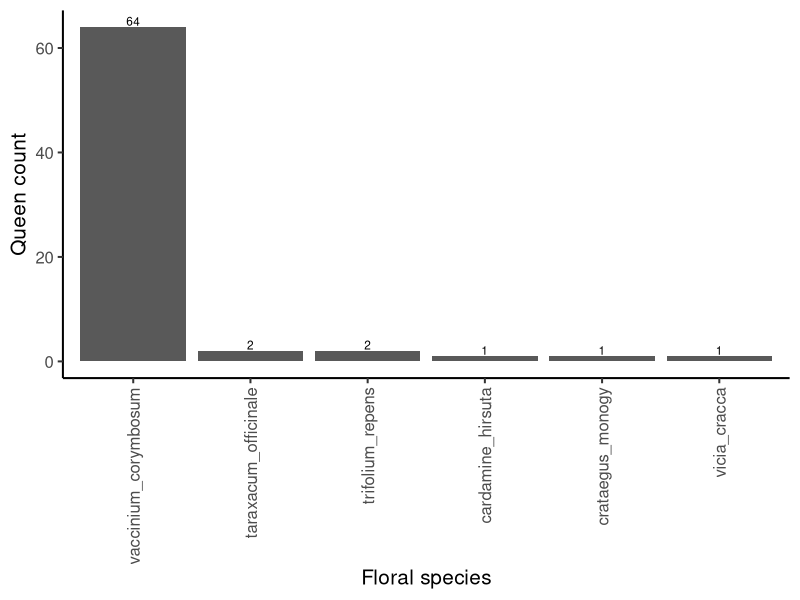
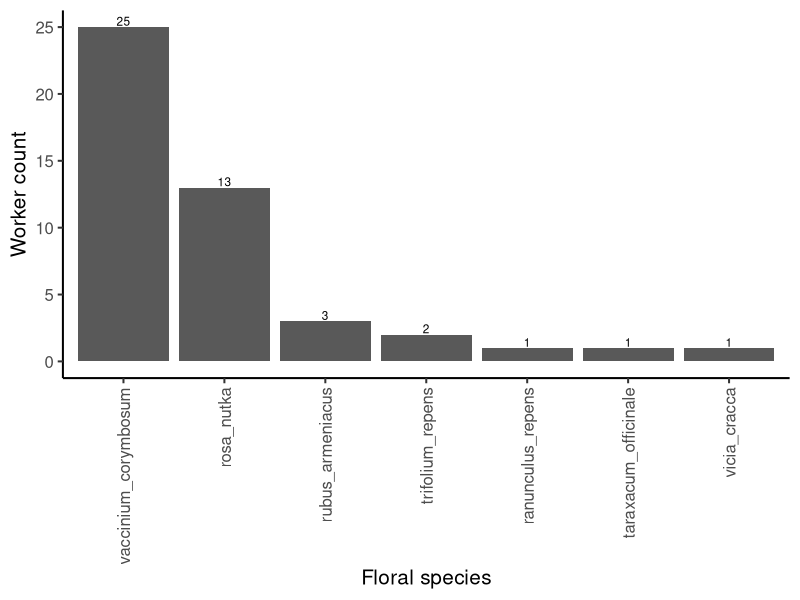
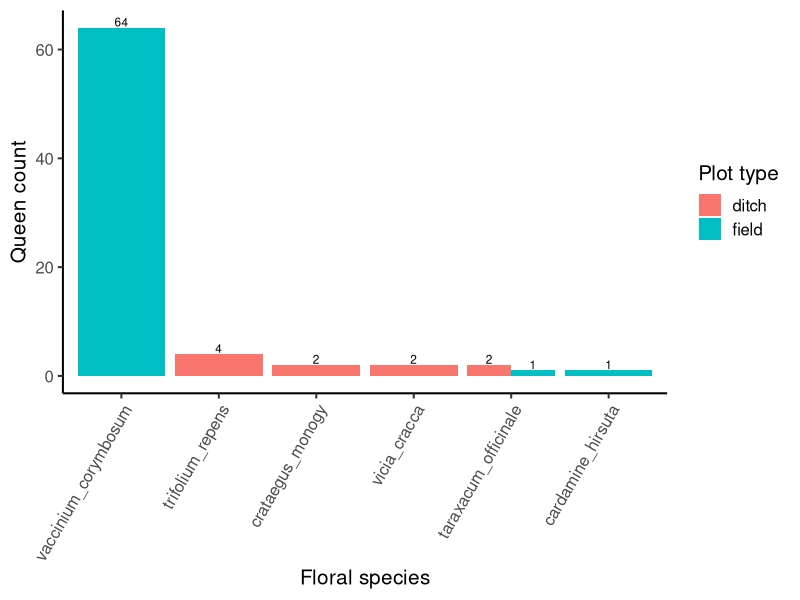
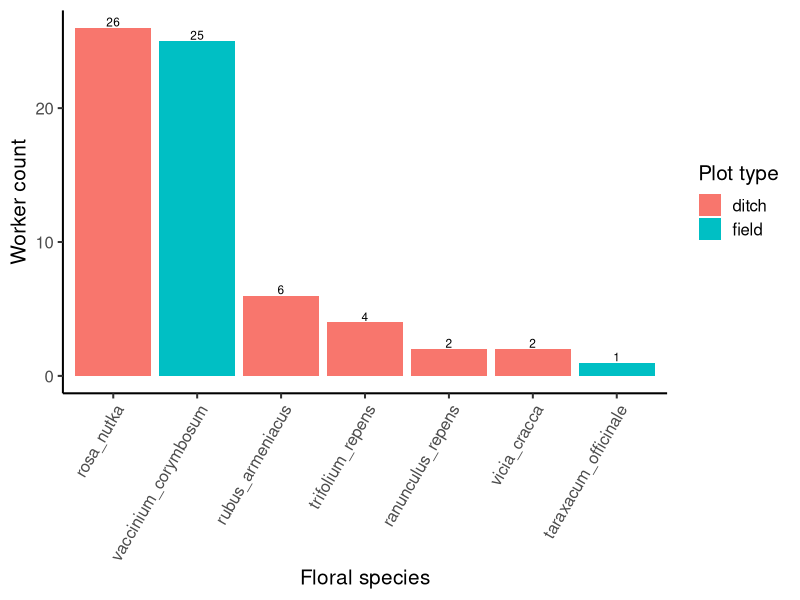
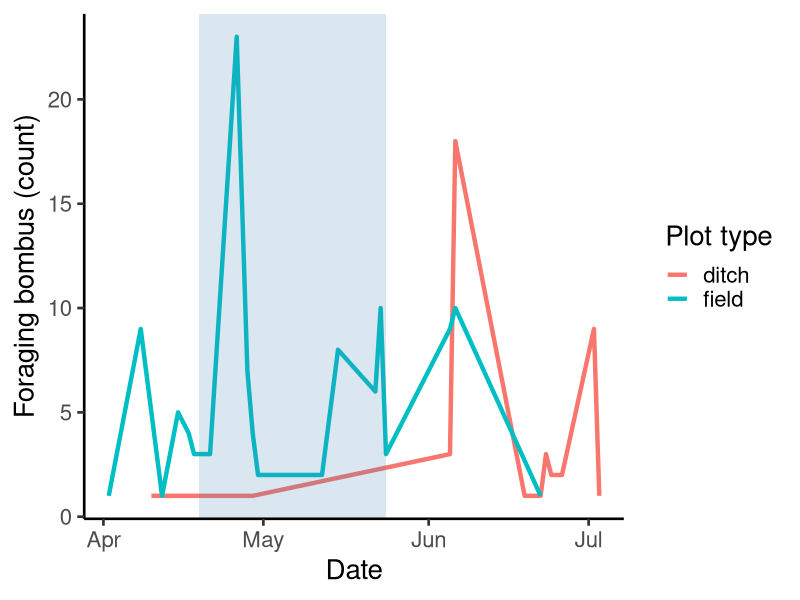
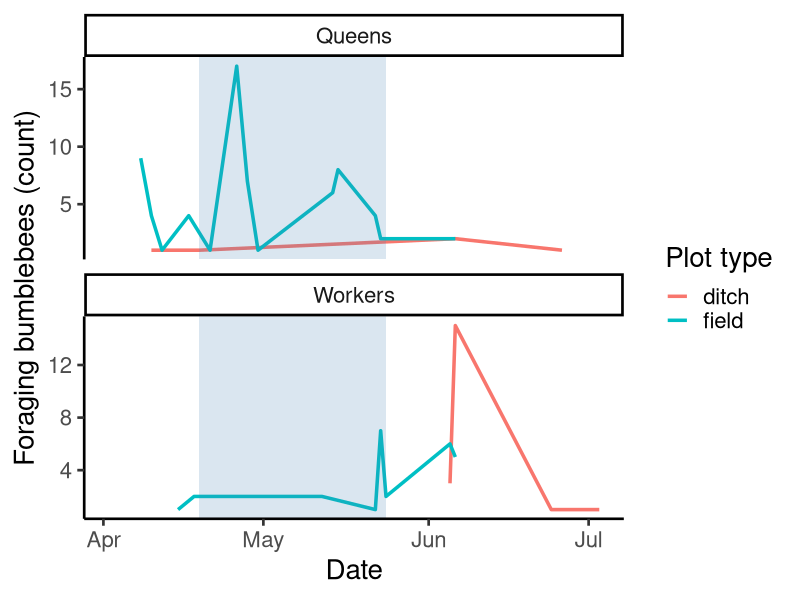
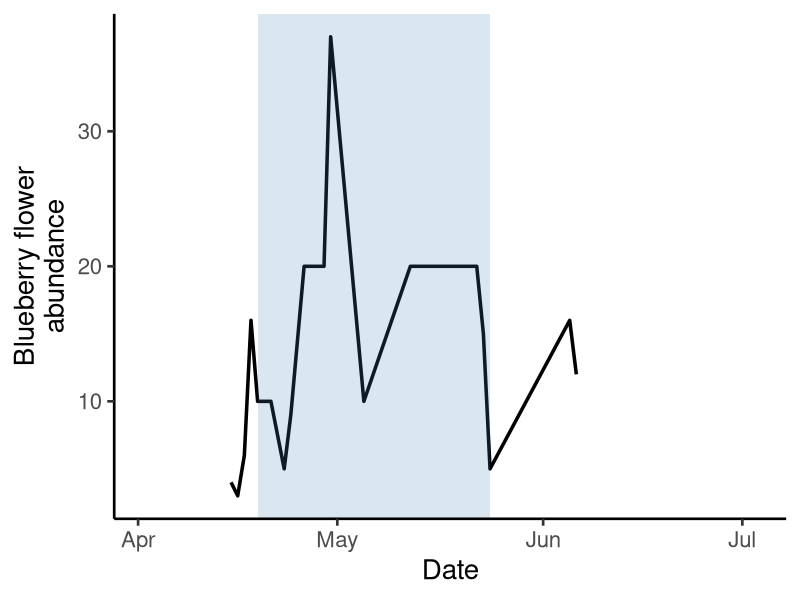
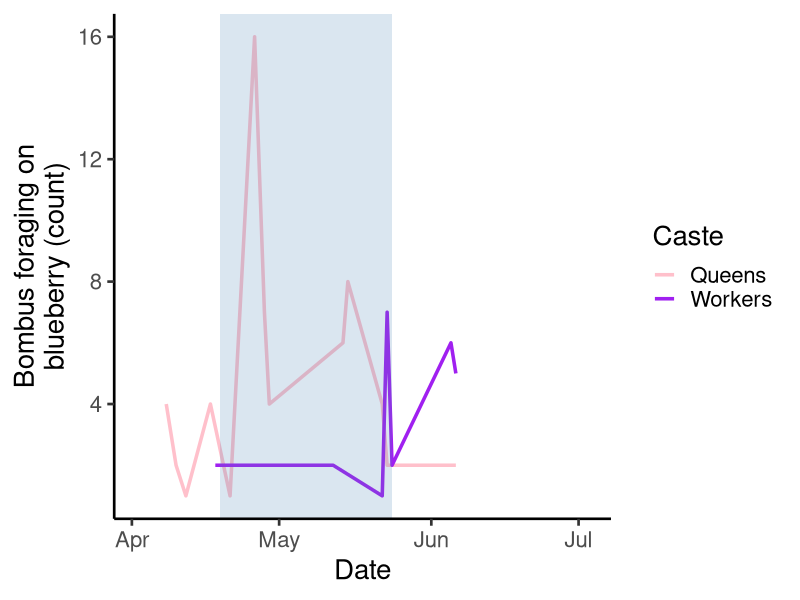

Here is the R script that generated these plots, in order:
## ---- chunk 1
knitr::opts_chunk$set(echo = TRUE)
knitr::opts_knit$set(root.dir = "~/Library/CloudStorage/OneDrive-UBC/MSc/12_analysis/rodent-bee-blueberry")
## ---- chunk 2
#load packages
library(ggplot2) #for plots
library(dplyr) #for working with dataframes
library(tidyr) #for working with datasets
library(lme4) #for mixed effects models
library(ggpubr) #for adding significance asterisks to graph
library(stringr)
library(lubridate)

#read in data
data <- read.csv("06_cleandata/combined_plot_data.csv")
rodent <- read.csv("06_cleandata/rodent_clean.csv")

#change character columns to factors
data <- data %>%
   mutate(
     site_id = as.factor(site_id),
     round = as.factor(round),
     plot_id = as.factor(plot_id),
     bee_date = as.Date(bee_date),
     area = as.factor(area))

#add column for ditch vs field
##in overall data
data <- data %>%
  mutate(field_ditch = case_when(
    str_detect(plot_id, "p1|p2") ~ "field",
    str_detect(plot_id, "d") ~ "ditch",
    TRUE ~ NA_character_
  ))

##in rodent data
rodent <- rodent %>%
  mutate(field_ditch = case_when(
    str_detect(plot_id, "p1|p2") ~ "field",
    str_detect(plot_id, "d") ~ "ditch",
    TRUE ~ NA_character_
  ))
## ---- chunk 3
bee <- read.csv("06_cleandata/bee_clean.csv")
##add ditch vs field column
bee <- bee %>%
  mutate(field_ditch = case_when(
    str_detect(plot_id, "p1|p2") ~ "field",
    str_detect(plot_id, "d") ~ "ditch",
    TRUE ~ NA_character_
  ))

#remove observations of bees foraging VACO along the ditch (where VACO branches from the field extended into the ditch plot)
bee <- filter(bee, !(flower_code == "vaco" & field_ditch == "ditch"))

#add column for julian date
bee$julian.date <- yday(bee$date)

#filter to queens and workers
queens <- bee %>%
  filter(caste == "q", flower_species != "" & !is.na(flower_species))
workers <- bee %>%
  filter(caste == "w", flower_species != "" & !is.na(flower_species))

## ---- chunk 4
queens %>%
  count(flower_species, name = "count") %>%
  mutate(flower_species = reorder(flower_species, -count)) %>%
  ggplot(aes(flower_species, count)) +
  geom_bar(stat = "identity") +
  geom_text(aes(label = count), vjust = -0.15, size = 3) +
  theme_classic(base_size = 15) +
  xlab("Floral species") +
  ylab("Queen count") +
  theme(axis.text.x = element_text(angle = 90, vjust = 0.5, hjust = 1))
## ---- chunk 5
workers %>%
  count(flower_species, name = "count") %>%
  mutate(flower_species = reorder(flower_species, -count)) %>%
  ggplot(aes(flower_species, count)) +
  geom_bar(stat = "identity") +
  geom_text(aes(label = count), vjust = -0.15, size = 3) +
  theme_classic(base_size = 15) +
  xlab("Floral species") +
  ylab("Worker count") +
  theme(axis.text.x = element_text(angle = 90, vjust = 0.5, hjust = 1))
## ---- chunk 6
queens %>%
  count(flower_species, field_ditch, name = "count") %>%
  mutate(adjusted_count = case_when( ##adjust count for sampling effort (2x as many field plots as ditch plots)
    field_ditch == "field" ~ count * 1,
    field_ditch == "ditch" ~ count * 2
  )) %>%
  mutate(flower_species = reorder(flower_species, -adjusted_count)) %>%
  ggplot(aes(flower_species, adjusted_count, fill = field_ditch)) +
  geom_bar(stat = "identity", position = "dodge") +
  geom_text(aes(label = adjusted_count), 
            position = position_dodge(width = 0.9),
            vjust = -0.15, 
            size = 3) +
  theme_classic(base_size = 15) +
  labs(
    x = "Floral species",
    y = "Queen count",
    fill = "Plot type"
  ) +
  theme(axis.text.x = element_text(angle = 60, hjust = 1))
## ---- chunk 7
workers %>%
  count(flower_species, field_ditch, name = "count") %>%
  mutate(adjusted_count = case_when( ##adjust count for sampling effort (2x as many field plots as ditch plots)
    field_ditch == "field" ~ count * 1,
    field_ditch == "ditch" ~ count * 2
  )) %>%
  mutate(flower_species = reorder(flower_species, -adjusted_count)) %>%
  ggplot(aes(flower_species, adjusted_count, fill = field_ditch)) +
  geom_bar(stat = "identity", position = "dodge") +
  geom_text(aes(label = adjusted_count), 
            position = position_dodge(width = 0.9),
            vjust = -0.15, 
            size = 3) +
  theme_classic(base_size = 15) +
  labs(
    x = "Floral species",
    y = "Worker count",
    fill = "Plot type"
  ) +
  theme(axis.text.x = element_text(angle = 60, hjust = 1))
## ---- chunk 8

# Step 1: Filter and summarize data
foraging_summary <- bee %>%
  filter(behaviour == "foraging") %>%
  count(julian.date, field_ditch, name = "n_foraging")

#convert x-axis to actual dates
## Convert scaled values back to dates
foraging_summary <- foraging_summary %>%
  mutate(
    # Convert Day of Year to an actual Date object (using 2024 as a reference year)
    date_formatted = as.Date(round(julian.date) - 1, origin = "2024-01-01")
  )

#set peak bloom start and end dates
bloom_start <- as.Date("2024-04-19")
bloom_end <- as.Date("2024-05-24")


# Step 2: Plot
ggplot(foraging_summary, aes(x = date_formatted, y = n_foraging, color = field_ditch)) +
  geom_line(size = 1.5) +
  scale_x_date(limits = c(as.Date("2024-04-02"), as.Date("2024-07-03")),
               date_breaks = "1 month", 
               date_labels = "%b") +
  annotate("rect", xmin = bloom_start, xmax = bloom_end, ymin = -Inf, ymax = Inf, 
           alpha = .2, fill = "steelblue")+
  labs(
    x = "Date",
    y = "Foraging bombus (count)",
    color = "Plot type"
  )  +
  theme_classic(base_size = 20)
## ---- chunk 9
# Step 1: Filter and summarize data
foraging_caste_summary <- bee %>%
  filter(behaviour == "foraging") %>%
  filter(caste != "" & caste != "m")%>%
  count(julian.date, caste, field_ditch, name = "n_foraging") 

#convert x-axis to actual dates
## Convert scaled values back to dates
foraging_caste_summary <- foraging_caste_summary %>%
  mutate(
    # Convert Day of Year to an actual Date object (using 2024 as a reference year)
    date_formatted = as.Date(round(julian.date) - 1, origin = "2024-01-01")
  )

# Step 2: Plot
ggplot(foraging_caste_summary, aes(x = date_formatted, y = n_foraging, color = field_ditch)) +
  geom_line(size = 1.2) +
  facet_wrap(~ caste, ncol = 1, scales = "free_y", labeller = as_labeller(c("w" = "Workers", "q" = "Queens"))) +
  scale_x_date(limits = c(as.Date("2024-04-02"), as.Date("2024-07-03")),
               date_breaks = "1 month", 
               date_labels = "%b") +
 annotate("rect", xmin = bloom_start, xmax = bloom_end, ymin = -Inf, ymax = Inf, 
           alpha = .2, fill = "steelblue")+
  labs(
    x = "Date",
    y = "Foraging bumblebees (count)",
    color = "Plot type"
  ) +
  theme_classic(base_size = 20)
## ---- chunk 10
#load data
floral <- read.csv("06_cleandata/floral_clean.csv")

#add column for julian date
floral$julian.date <- yday(floral$date)

# Step 1: Filter and summarize data
vaco_summary <- floral %>%
  filter(flower_code == "vaco") %>%
  group_by(julian.date) %>%
  summarise(vaco_abun = sum(abundance), .groups = "drop") 

#convert x-axis to actual dates
## Convert scaled values back to dates
vaco_summary <- vaco_summary %>%
  mutate(
    # Convert Day of Year to an actual Date object (using 2024 as a reference year)
    date_formatted = as.Date(round(julian.date) - 1, origin = "2024-01-01"))

# Step 2: Plot
ggplot(vaco_summary, aes(x = date_formatted, y = vaco_abun)) +
  geom_line(size = 1.2) +
  scale_x_date(limits = c(as.Date("2024-04-02"), as.Date("2024-07-03")),
               date_breaks = "1 month", 
               date_labels = "%b") +
  annotate("rect", xmin = bloom_start, xmax = bloom_end, ymin = -Inf, ymax = Inf, 
           alpha = .2, fill = "steelblue") +
  labs(
    x = "Date",
    y =  "Blueberry flower\nabundance"
  ) +
  theme_classic(base_size = 20)
## ---- chunk 11
# Step 1: Filter and summarize data
vacoforaging_caste_summary <- bee %>%
  filter(behaviour == "foraging") %>%
  filter(flower_code == "vaco") %>%
  filter(caste != "")%>%
  count(julian.date, caste, name = "n_foraging_vaco")

#convert x-axis to actual dates
## Convert scaled values back to dates
vacoforaging_caste_summary <- vacoforaging_caste_summary %>%
  mutate(
    # Convert Day of Year to an actual Date object (using 2024 as a reference year)
    date_formatted = as.Date(round(julian.date) - 1, origin = "2024-01-01"))

# Step 2: Plot
ggplot(vacoforaging_caste_summary, aes(x = date_formatted, y = n_foraging_vaco, color = caste)) +
  geom_line(size = 1.2) +
  scale_color_manual(values = c("q" = "pink", "w" = "purple"),
                        labels = c("q" = "Queens", "w" = "Workers"))+
  scale_x_date(limits = c(as.Date("2024-04-02"), as.Date("2024-07-03")),
               date_breaks = "1 month", 
               date_labels = "%b") +
 annotate("rect", xmin = bloom_start, xmax = bloom_end, ymin = -Inf, ymax = Inf, 
           alpha = .2, fill = "steelblue")+
  labs(
    x = "Date",
    y = "Bombus foraging on\nblueberry (count)",
    color = "Caste"
  ) +
  theme_classic(base_size = 20)
## ---- chunk 12
# Step 1: Filter and summarize data
vacoforaging_caste_summary <- bee %>%
  filter(behaviour == "foraging") %>%
  filter(flower_code == "vaco") %>%
  filter(caste != "" & caste != "m")%>%
  count(caste, name = "n_foraging_vaco")

# Step 2: Plot
ggplot(vacoforaging_caste_summary, aes(x = caste, y = n_foraging_vaco)) +
  geom_bar(stat = "identity") +
  scale_x_discrete(labels = c("w" = "Workers", "q" = "Queens")) +
  labs(
    x = "Caste",
    y = "Bombus foraging on blueberry\n(count)"
  ) +
  theme_classic(base_size = 20)
## ---- chunk 13
#load bee data
bee <- read.csv("06_cleandata/bee_clean.csv")

#add column for ditch vs field
bee <- bee %>%
  mutate(field_ditch = case_when(
    str_detect(plot_id, "p1|p2") ~ "field",
    str_detect(plot_id, "d") ~ "ditch",
    TRUE ~ NA_character_
  ))

##counts per caste
bee_count_summary <- bee %>%
  #change blanks to unknown
  mutate(caste = ifelse(caste == "" , "unknown", caste)) %>%
  # Group by species and caste
  group_by(caste) %>%
  summarise(n = n(), .groups = "drop") %>%
  # Add a total row
  bind_rows(tibble(caste = "overall", n = sum(.$n)))

##counts per plot type 
bee_count_summary_plot <- bee %>%
  # Group by plot type 
  group_by(field_ditch) %>%
  summarise(n = n(), .groups = "drop") %>%
  # Add a total row
  bind_rows(tibble(field_ditch = "overall", n = sum(.$n)))
  
#number of species
bee_species_summary <- bee %>%
  #change blanks to unknown
  mutate(caste = ifelse(caste == "" , "unknown", caste)) %>%
  mutate(bee_species = ifelse(bee_species == "" , "unknown", bee_species)) %>%
  # Group by species and caste
  group_by(bee_species, caste) %>%
  summarise(n = n(), .groups = "drop") %>%
  # Pivot caste levels into columns
  pivot_wider(
    names_from = caste,
    values_from = n,
    values_fill = 0  # fill missing combinations with 0
  ) %>%
  # Add a total count column
  mutate(n_overall = rowSums(across(-bee_species)))

#number of species per plot type
bee_species_summary_plot <- bee %>%
  #change blanks to unknown
  mutate(bee_species = ifelse(bee_species == "" , "unknown", bee_species)) %>%
  # Group by species and caste
  group_by(bee_species, field_ditch) %>%
  summarise(n = n(), .groups = "drop") %>%
  # Pivot caste levels into columns
  pivot_wider(
    names_from = field_ditch,
    values_from = n,
    values_fill = 0  # fill missing combinations with 0
  ) %>%
  # Add a total count column
  mutate(n_overall = rowSums(across(-bee_species)))

## ---- chunk 14
#load bee data
rodent <- read.csv("06_cleandata/rodent_clean.csv")

#number of individuals
total_rodent <- count(rodent) ##1037 across all sites
#average per plot
rodent_plot_summary <- rodent %>%
  # Group by plot and site
  group_by(site_id, plot_id) %>%
  summarise(n = n(), .groups = "drop") %>%
  # Pivot caste levels into columns
  pivot_wider(
    names_from = site_id,
    values_from = n,
    values_fill = 0  # fill missing combinations with 0
  )
## ---- chunk 15
floral <- read.csv("06_cleandata/floral_clean.csv")

beefloral <- read.csv("06_cleandata/useful_flowers.csv")

floral_bombus <- floral %>%
  filter(flower_species %in% beefloral$flower_species |
           str_detect(flower_species, "brassica_") |
           str_detect(flower_species, "rhododendron_") |
           str_detect(flower_species, "rorippa_") |
           str_detect(flower_species, "rubus_") |
           str_detect(flower_species, "rosa_") |
           str_detect(flower_species, "calystegia_") |
           str_detect(flower_species, "prunus_") |
           str_detect(flower_species, "phacelia_") 
  )

#count number of floral species:
length(unique(floral_bombus$flower_species)) ##53
